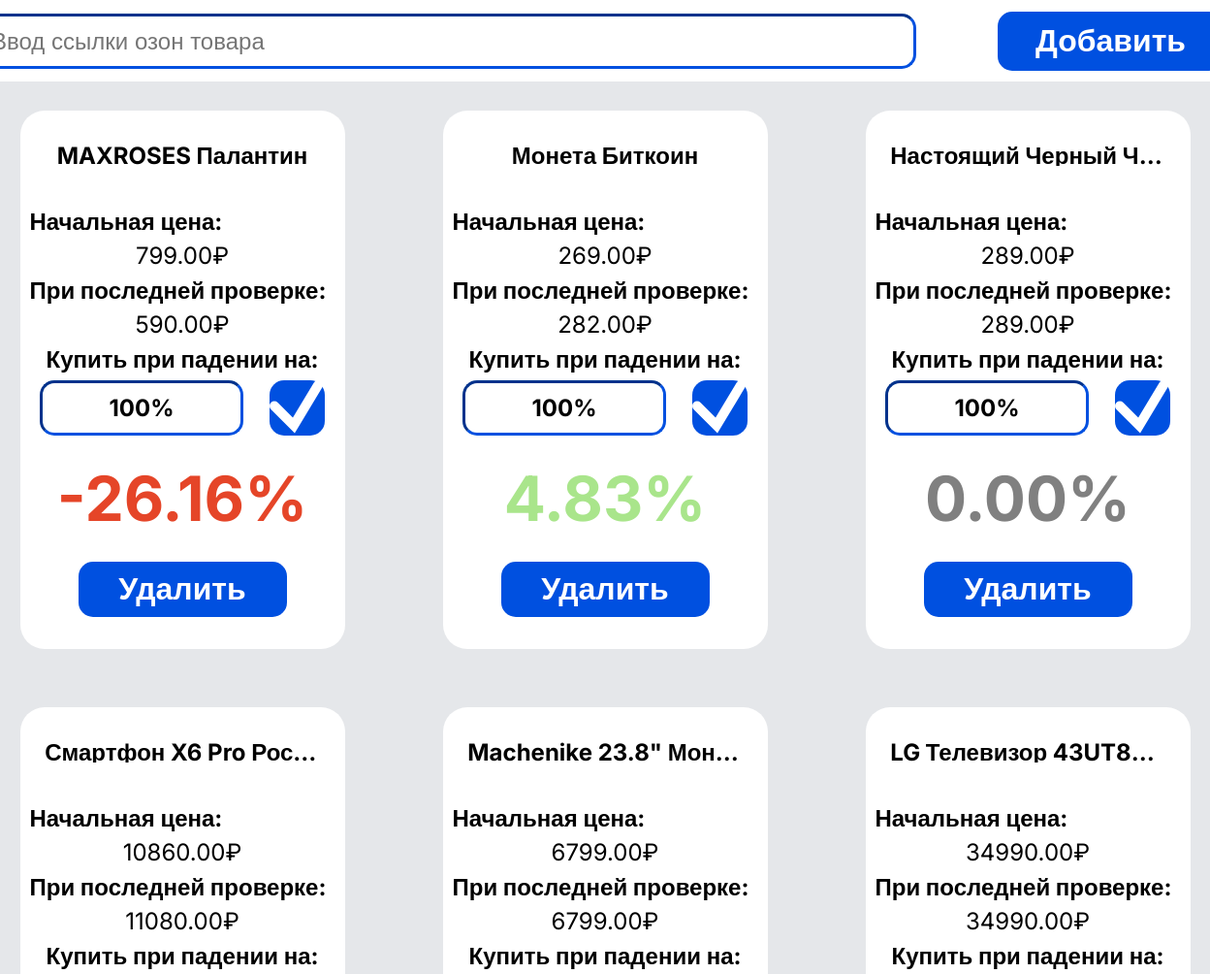
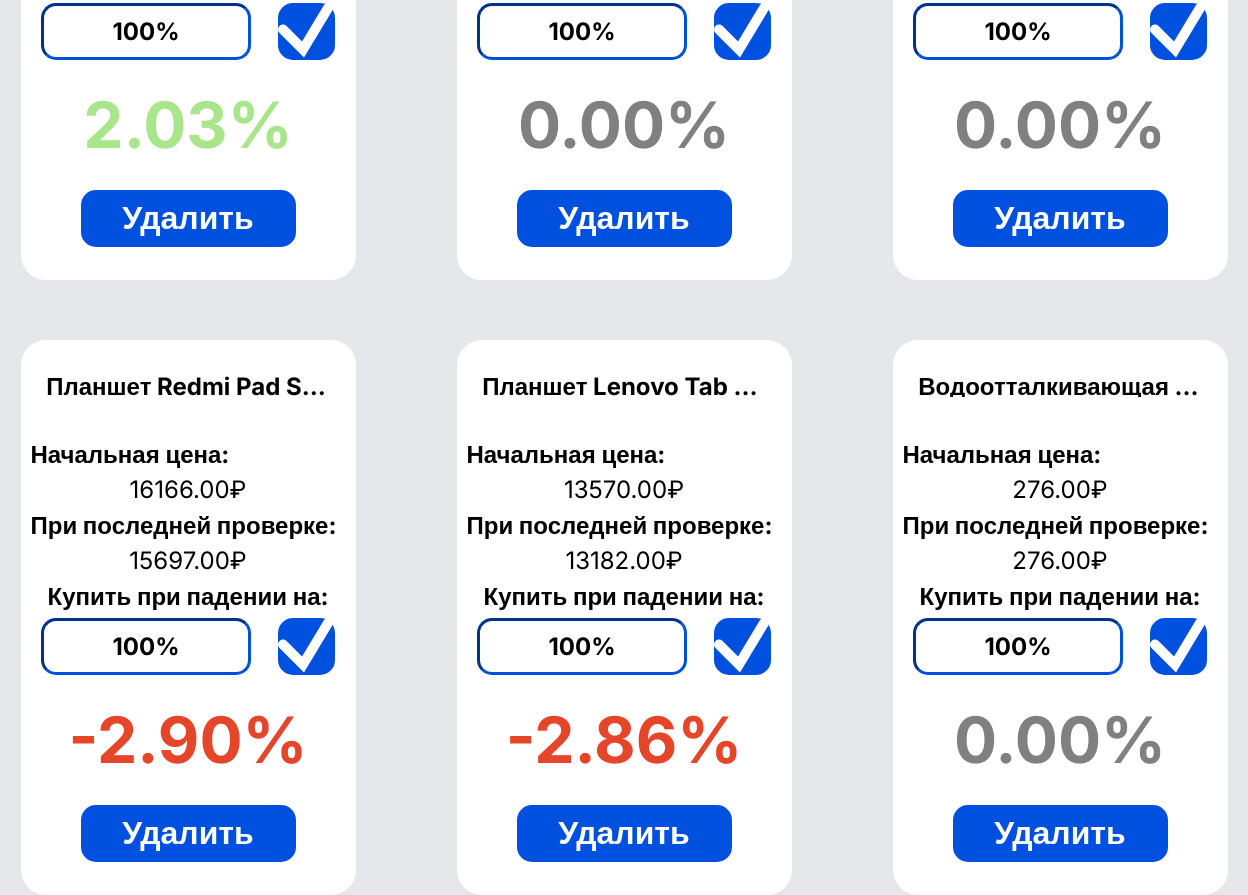
/products/, run on an earlier commit of the app's database (2 pictures, top to bottom).
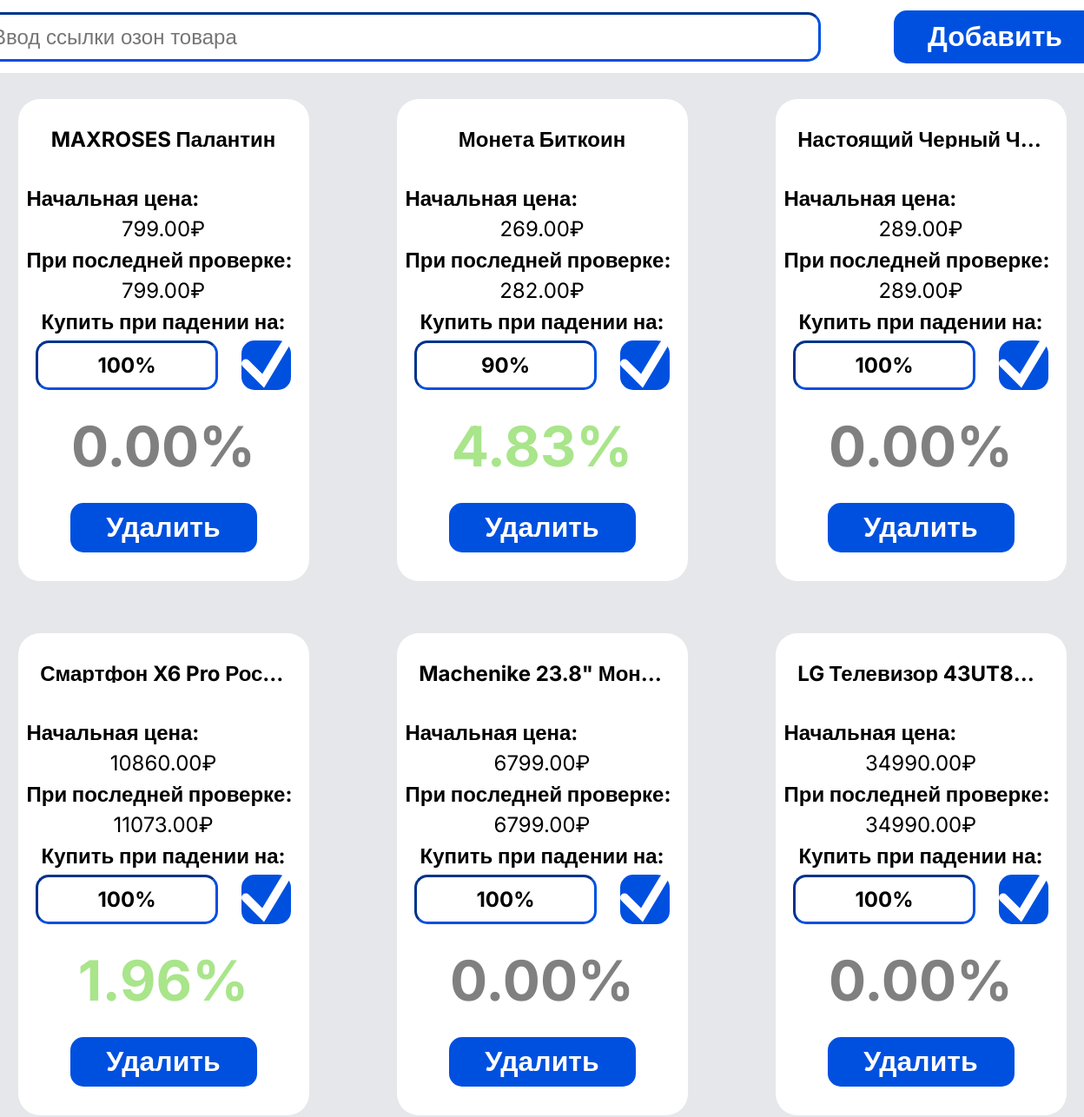
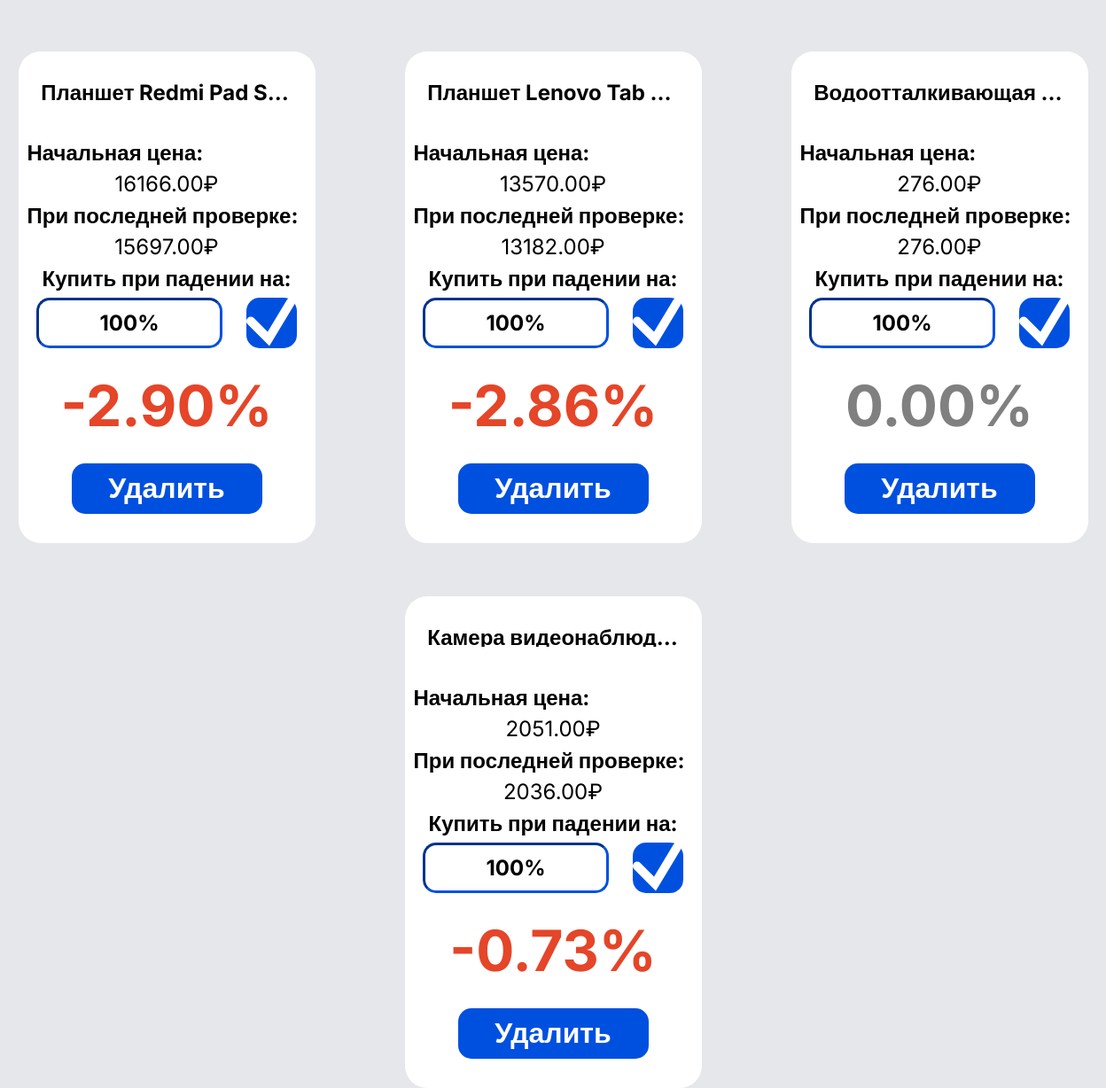
And on a later commit of the database (2 pictures, top to bottom).
### products/models.py (models this page shows, shortened)
class Product(models.Model):
    url = models.URLField(unique=True, primary_key=True)
    name = models.CharField(max_length=255)
    price = models.DecimalField(max_digits=10, decimal_places=2, default=0.00) # DecimalField
    start_price = models.DecimalField(max_digits=10, decimal_places=2, default=0.00)  # DecimalField
    percent = models.IntegerField(default=100)
    cur_percent = models.DecimalField(max_digits=10, decimal_places=2, default=0.00)  # DecimalField
    created = models.DateTimeField(default=utils.timezone.now)

### products/views.py (the view, shortened to what this page needs)
# urls.py: path('', lambda x: redirect('products')),  # Перенаправление на '/add-product/', если корневая страница запрашивается
def products(request):
    all_products = db.get_all()
    return render(request, 'products.html', {'all_products': all_products})

### products/classes/db.py (called while the page is built)
    @staticmethod
    def get_all():
        return Product.objects.all()

### products/templates/products.html (shortened to what this page needs)
<!DOCTYPE html>
<html lang="en">
<head>
    {% load static %}
    <link rel="stylesheet" href="{% static 'css/normalize.css' %}">
    <link rel="stylesheet" href="{% static 'css/style.css' %}">
</head>
<body>
    <main>
        <header>
            <form id="add_product_form" method="POST">
                <label for="url">
                    <input id="add_input" type="text" name="ozon" id="ozon" placeholder="Ввод ссылки озон товара">
                </label>
                <button type="submit" id="submit">Добавить</button>
            </form>
        </header>
        <section class="products">
            {% for product in all_products %}
                <div class="product">
                    <strong class="product_name" title="{{ product.name }}"><a href="{{ product.url }}" target="_blank">{{ product.name }}</a></strong>
                    <br>
                    <strong class="align_start">Начальная цена:</strong>
                    <p>{{ product.start_price }}₽</p>
                    <strong class="align_start">При последней проверке:</strong>
                    <p>{{ product.price }}₽</p>
                    <strong>Купить при падении на:</strong>
                    <form id="add_procent_form" method="POST">
                        <label for="procent">
                            <input id="add_procent" type="text" name="procent" id="procent" placeholder="%" value="{{product.percent}}%">
                        </label>
                        <button type="submit" id="accept"><svg width="55" height="55" viewBox="0 0 55 55" fill="none" xmlns="http://www.w3.org/2000/svg"><path d="M5 26.5L25 46.5L50 5" stroke="white" stroke-width="10" stroke-linecap="round"/></svg></button>
                    </form>
                    <strong class="{% if product.cur_percent > 0 %} procent_plus {% endif %} {% if product.cur_percent < 0 %} procent_minus {% endif %} {% if product.cur_percent == 0 %} zero_procent {% endif %}">
                        {{product.cur_percent}}%
                    </strong>
                    <form id="del_product" method="POST">
                        <button type="submit" id="delete">Удалить</button>
                    </form>
                </div>
            {% empty %}
                <p>Пока нет добавленных товаров.</p>
            {% endfor %}
        </section>
    </main>
</body>
</html>

What changed in the data, as far as the page shows it:
changed Product "MAXROSES Палантин": price "590.00" → "799.00"; cur_percent "-26.16" → "0.00"
changed Product "Монета Биткоин": procent "100%" → "90%"
changed Product "Смартфон X6 Pro Рос…": price "11080.00" → "11073.00"; cur_percent "2.03" → "1.96"
added Product: name "Камера видеонаблюд…", start_price "2051.00", price "2036.00", procent "100%", cur_percent "-0.73"
